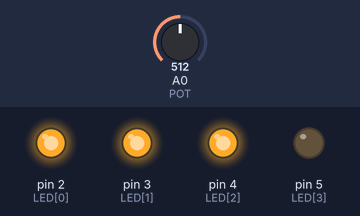
Recording of a sketch running on a simulated Arduino Uno, built with avr-gcc and run on an emulated ATmega328P. On the bench: output pins drawn as LEDs (lit = HIGH). Inputs (shaded band) come from the test bench; at power-on: A0 (POT) = 512. What the sketch prints to the serial monitor is not drawn.

Above: at 1.2 s.
1.3 s: A0 (POT) set to 499
At 2.1 s:
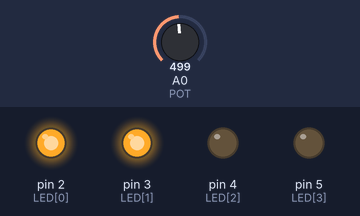
2.8 s: A0 (POT) set to 274
4.3 s: A0 (POT) set to 237
At 5.2 s:
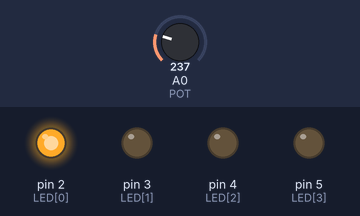
5.8 s: A0 (POT) set to 0
At 6.8 s:
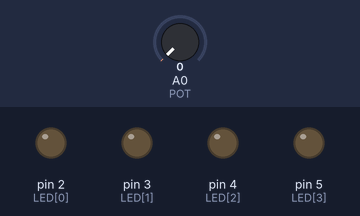
7.3 s: A0 (POT) set to 900
At 8.3 s:
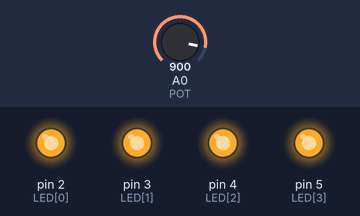
8.8 s: A0 (POT) set to 778
11.8 s: A0 (POT) set to 753
At 12.9 s:
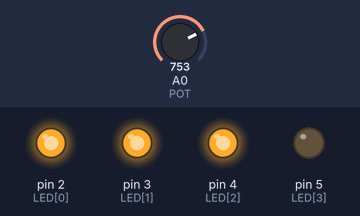
Timing chart, 0 to 14.3 s (numbered marks = the images above; inputs shaded):
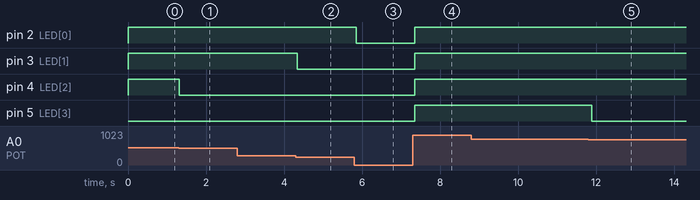

Measured:
- the behaviour switches between 512 and 511 on A0 (POT) (found by bisection; images 0 and 1)
- the behaviour switches between 256 and 255 on A0 (POT) (found by bisection; images 1 and 2)
- the behaviour switches between 768 and 767 on A0 (POT) (found by bisection; images 4 and 5)
- after the input at 1.3 s, pin 4 (LED[2]): HIGH → LOW at once
- after the input at 2.8 s, every drawn part: stays the same
- after the input at 4.3 s, pin 3 (LED[1]): HIGH → LOW at once
- after the input at 5.8 s, pin 2 (LED[0]): HIGH → LOW at once
- after the input at 7.3 s, pin 2 (LED[0]), pin 3 (LED[1]), pin 4 (LED[2]), pin 5 (LED[3]): LOW → HIGH after 0.05 s
- after the input at 8.8 s, every drawn part: stays the same
- after the input at 11.8 s, pin 5 (LED[3]): HIGH → LOW after 0.09 s

The sketch:

Analog_Input_t.ino
```cpp
const int POT = A0; // Analog Input Pin Number
int LED[] = {2,3,4,5};
int val = 0; // Volume Value
int count;
void setup() {
  Serial.begin(9600);
  pinMode(POT, INPUT);
  for(int i = 0; i < 4; i++){
  pinMode(LED[i], OUTPUT);
  }
}

void loop() {
  val = analogRead(POT);
  count = (val >> 8) + 1;
  Serial.println(val);

  for(int i = 0; i < 4; i++){
    if(i < count){
      if(val == 0){
        digitalWrite(LED[i], LOW);
        count = 0;
      }else{
        digitalWrite(LED[i],HIGH);
      }
    } else {
      digitalWrite(LED[i], LOW);
    }
  }
  Serial.println(String("저항값") + val + String("LED개수:") + count);
  delay(100);
}
```
